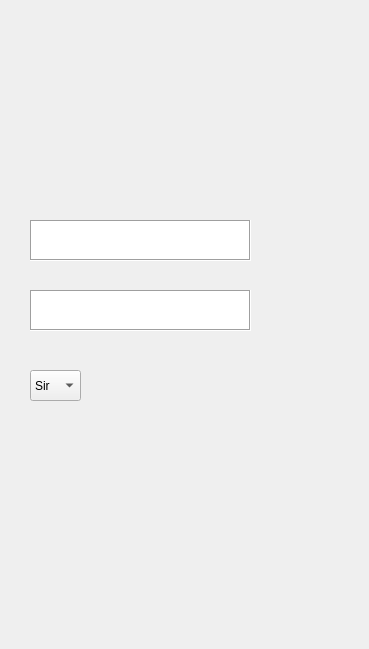
    <widget class="QWidget" name="get_flname_user">
     <widget class="QLabel" name="label_17">
      <property name="geometry">
       <rect>
        <x>0</x>
        <y>0</y>
        <width>360</width>
        <height>640</height>
       </rect>
      </property>
      <property name="text">
       <string/>
      </property>
      <property name="pixmap">
       <pixmap>../image/get_flname_user/get_flname_user.png</pixmap>
      </property>
     </widget>
     <widget class="QTextEdit" name="fname_get_flname_user">
      <property name="geometry">
       <rect>
        <x>30</x>
        <y>220</y>
        <width>221</width>
        <height>41</height>
       </rect>
      </property>
      <property name="frameShape">
       <enum>QFrame::Box</enum>
      </property>
     </widget>
     <widget class="QTextEdit" name="lname_get_flname_user">
      <property name="geometry">
       <rect>
        <x>30</x>
        <y>290</y>
        <width>221</width>
        <height>41</height>
       </rect>
      </property>
      <property name="frameShape">
       <enum>QFrame::Box</enum>
      </property>
     </widget>
     <widget class="QComboBox" name="comboBox">
      <property name="geometry">
       <rect>
        <x>30</x>
        <y>370</y>
        <width>51</width>
        <height>31</height>
       </rect>
      </property>
      <property name="editable">
       <bool>false</bool>
      </property>
      <item>
       <property name="text">
        <string>Sir</string>
       </property>
      </item>
      <item>
       <property name="text">
        <string>Madam</string>
       </property>
      </item>
     </widget>
     <widget class="QPushButton" name="pushButt_next_get_flname_user">
      <property name="geometry">
       <rect>
        <x>30</x>
        <y>430</y>
        <width>281</width>
        <height>29</height>
       </rect>
      </property>
      <property name="text">
       <string/>
      </property>
      <property name="flat">
       <bool>true</bool>
      </property>
     </widget>
     <widget class="QPushButton" name="pushButt_back_get_flname_user">
      <property name="geometry">
       <rect>
        <x>30</x>
        <y>500</y>
        <width>281</width>
        <height>29</height>
       </rect>
      </property>
      <property name="text">
       <string/>
      </property>
      <property name="flat">
       <bool>true</bool>
      </property>
     </widget>
    </widget>
